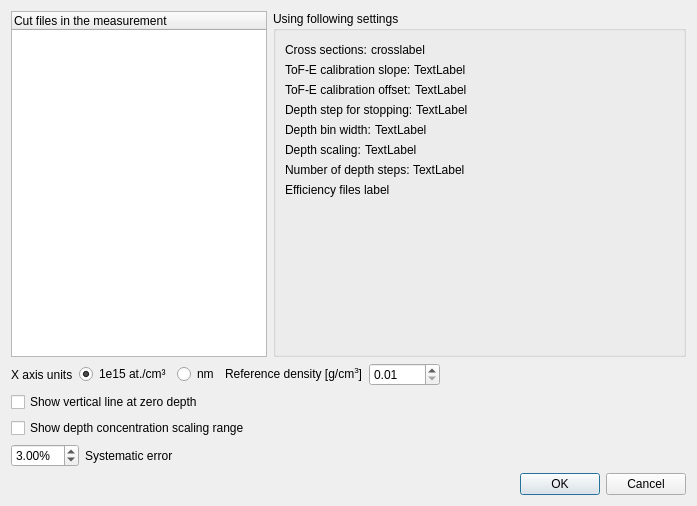
<?xml version="1.0" encoding="UTF-8"?>
<ui version="4.0">
 <class>Dialog</class>
 <widget class="QDialog" name="Dialog">
  <property name="geometry">
   <rect>
    <x>0</x>
    <y>0</y>
    <width>697</width>
    <height>506</height>
   </rect>
  </property>
  <property name="windowTitle">
   <string>Depth profile</string>
  </property>
  <layout class="QVBoxLayout" name="verticalLayout_2">
   <item>
    <layout class="QHBoxLayout" name="horizontalLayout_3">
     <item>
      <widget class="QTreeWidget" name="treeWidget">
       <property name="sizePolicy">
        <sizepolicy hsizetype="Minimum" vsizetype="Expanding">
         <horstretch>0</horstretch>
         <verstretch>0</verstretch>
        </sizepolicy>
       </property>
       <property name="minimumSize">
        <size>
         <width>220</width>
         <height>0</height>
        </size>
       </property>
       <property name="maximumSize">
        <size>
         <width>16777215</width>
         <height>16777215</height>
        </size>
       </property>
       <column>
        <property name="text">
         <string>Cut files in the measurement</string>
        </property>
       </column>
      </widget>
     </item>
     <item>
      <widget class="QGroupBox" name="groupBox">
       <property name="title">
        <string>Using following settings</string>
       </property>
       <layout class="QVBoxLayout" name="verticalLayout_3">
        <item>
         <layout class="QVBoxLayout" name="verticalLayout">
          <property name="spacing">
           <number>0</number>
          </property>
          <item>
           <layout class="QHBoxLayout" name="horizontalLayout_5">
            <item>
             <widget class="QLabel" name="label_2">
              <property name="text">
               <string>Cross sections: </string>
              </property>
             </widget>
            </item>
            <item>
             <widget class="QLabel" name="label_cross">
              <property name="toolTip">
               <string>Cross sections selected in global settings.</string>
              </property>
              <property name="text">
               <string>crosslabel</string>
              </property>
             </widget>
            </item>
            <item>
             <spacer name="horizontalSpacer_4">
              <property name="orientation">
               <enum>Qt::Horizontal</enum>
              </property>
              <property name="sizeHint" stdset="0">
               <size>
                <width>40</width>
                <height>20</height>
               </size>
              </property>
             </spacer>
            </item>
           </layout>
          </item>
          <item>
           <layout class="QHBoxLayout" name="horizontalLayout_7">
            <item>
             <widget class="QLabel" name="label_4">
              <property name="text">
               <string>ToF-E calibration slope: </string>
              </property>
             </widget>
            </item>
            <item>
             <widget class="QLabel" name="label_calibslope">
              <property name="text">
               <string>TextLabel</string>
              </property>
             </widget>
            </item>
            <item>
             <spacer name="horizontalSpacer_6">
              <property name="orientation">
               <enum>Qt::Horizontal</enum>
              </property>
              <property name="sizeHint" stdset="0">
               <size>
                <width>40</width>
                <height>20</height>
               </size>
              </property>
             </spacer>
            </item>
           </layout>
          </item>
          <item>
           <layout class="QHBoxLayout" name="horizontalLayout_8">
            <item>
             <widget class="QLabel" name="label_5">
              <property name="text">
               <string>ToF-E calibration offset: </string>
              </property>
             </widget>
            </item>
            <item>
             <widget class="QLabel" name="label_caliboffset">
              <property name="text">
               <string>TextLabel</string>
              </property>
             </widget>
            </item>
            <item>
             <spacer name="horizontalSpacer_7">
              <property name="orientation">
               <enum>Qt::Horizontal</enum>
              </property>
              <property name="sizeHint" stdset="0">
               <size>
                <width>40</width>
                <height>20</height>
               </size>
              </property>
             </spacer>
            </item>
           </layout>
          </item>
          <item>
           <layout class="QHBoxLayout" name="horizontalLayout_10">
            <item>
             <widget class="QLabel" name="label_6">
              <property name="text">
               <string>Depth step for stopping: </string>
              </property>
             </widget>
            </item>
            <item>
             <layout class="QHBoxLayout" name="horizontalLayout_4"/>
            </item>
            <item>
             <widget class="QLabel" name="label_depthstop">
              <property name="text">
               <string>TextLabel</string>
              </property>
             </widget>
            </item>
            <item>
             <spacer name="horizontalSpacer_8">
              <property name="orientation">
               <enum>Qt::Horizontal</enum>
              </property>
              <property name="sizeHint" stdset="0">
               <size>
                <width>40</width>
                <height>20</height>
               </size>
              </property>
             </spacer>
            </item>
           </layout>
          </item>
          <item>
           <layout class="QHBoxLayout" name="horizontalLayout_11">
            <item>
             <widget class="QLabel" name="label_8">
              <property name="text">
               <string>Depth bin width: </string>
              </property>
             </widget>
            </item>
            <item>
             <widget class="QLabel" name="label_depthbin">
              <property name="text">
               <string>TextLabel</string>
              </property>
             </widget>
            </item>
            <item>
             <spacer name="horizontalSpacer_9">
              <property name="orientation">
               <enum>Qt::Horizontal</enum>
              </property>
              <property name="sizeHint" stdset="0">
               <size>
                <width>40</width>
                <height>20</height>
               </size>
              </property>
             </spacer>
            </item>
           </layout>
          </item>
          <item>
           <layout class="QHBoxLayout" name="horizontalLayout_12">
            <item>
             <widget class="QLabel" name="label_7">
              <property name="text">
               <string>Depth scaling: </string>
              </property>
             </widget>
            </item>
            <item>
             <widget class="QLabel" name="label_depthscale">
              <property name="text">
               <string>TextLabel</string>
              </property>
             </widget>
            </item>
            <item>
             <spacer name="horizontalSpacer_10">
              <property name="orientation">
               <enum>Qt::Horizontal</enum>
              </property>
              <property name="sizeHint" stdset="0">
               <size>
                <width>40</width>
                <height>20</height>
               </size>
              </property>
             </spacer>
            </item>
           </layout>
          </item>
          <item>
           <layout class="QHBoxLayout" name="horizontalLayout_6">
            <item>
             <widget class="QLabel" name="label_10">
              <property name="text">
               <string>Number of depth steps: </string>
              </property>
             </widget>
            </item>
            <item>
             <widget class="QLabel" name="label_depthnumber">
              <property name="text">
               <string>TextLabel</string>
              </property>
             </widget>
            </item>
            <item>
             <spacer name="horizontalSpacer_5">
              <property name="orientation">
               <enum>Qt::Horizontal</enum>
              </property>
              <property name="sizeHint" stdset="0">
               <size>
                <width>40</width>
                <height>20</height>
               </size>
              </property>
             </spacer>
            </item>
           </layout>
          </item>
          <item>
           <layout class="QHBoxLayout" name="horizontalLayout_15">
            <item>
             <widget class="QLabel" name="label_efficiency_files">
              <property name="toolTip">
               <string>Efficiency files used to calculate Depth Profile. The folder in which efficiency files are looked for can be changed in global settings.</string>
              </property>
              <property name="text">
               <string>Efficiency files label</string>
              </property>
             </widget>
            </item>
            <item>
             <spacer name="horizontalSpacer_3">
              <property name="orientation">
               <enum>Qt::Horizontal</enum>
              </property>
              <property name="sizeHint" stdset="0">
               <size>
                <width>40</width>
                <height>20</height>
               </size>
              </property>
             </spacer>
            </item>
           </layout>
          </item>
          <item>
           <spacer name="verticalSpacer">
            <property name="orientation">
             <enum>Qt::Vertical</enum>
            </property>
            <property name="sizeHint" stdset="0">
             <size>
              <width>20</width>
              <height>40</height>
             </size>
            </property>
           </spacer>
          </item>
         </layout>
        </item>
       </layout>
      </widget>
     </item>
    </layout>
   </item>
   <item>
    <layout class="QHBoxLayout" name="horizontalAxisUnitsLayout">
     <item>
      <widget class="QLabel" name="label">
       <property name="text">
        <string>X axis units</string>
       </property>
      </widget>
     </item>
     <item>
      <widget class="QRadioButton" name="radioButtonAtPerCm2">
       <property name="text">
        <string>1e15 at./cm³</string>
       </property>
       <property name="checked">
        <bool>true</bool>
       </property>
       <attribute name="buttonGroup">
        <string notr="true">group_x_axis_units</string>
       </attribute>
      </widget>
     </item>
     <item>
      <widget class="QRadioButton" name="radioButtonNm">
       <property name="text">
        <string>nm</string>
       </property>
       <property name="checked">
        <bool>false</bool>
       </property>
       <attribute name="buttonGroup">
        <string notr="true">group_x_axis_units</string>
       </attribute>
      </widget>
     </item>
     <item>
      <widget class="QLabel" name="label_reference_density">
       <property name="text">
        <string>&lt;html&gt;&lt;head/&gt;&lt;body&gt;&lt;p&gt;Reference density [g/cm&lt;span style=&quot; vertical-align:super;&quot;&gt;3&lt;/span&gt;]&lt;/p&gt;&lt;/body&gt;&lt;/html&gt;</string>
       </property>
      </widget>
     </item>
     <item>
      <widget class="QDoubleSpinBox" name="sbox_reference_density">
       <property name="minimum">
        <double>0.010000000000000</double>
       </property>
       <property name="maximum">
        <double>9999.000000000000000</double>
       </property>
      </widget>
     </item>
     <item>
      <spacer name="horizontalSpacer">
       <property name="orientation">
        <enum>Qt::Horizontal</enum>
       </property>
       <property name="sizeHint" stdset="0">
        <size>
         <width>40</width>
         <height>20</height>
        </size>
       </property>
      </spacer>
     </item>
    </layout>
   </item>
   <item>
    <widget class="QCheckBox" name="check_0line">
     <property name="text">
      <string>Show vertical line at zero depth</string>
     </property>
    </widget>
   </item>
   <item>
    <widget class="QCheckBox" name="check_scaleline">
     <property name="text">
      <string>Show depth concentration scaling range</string>
     </property>
    </widget>
   </item>
   <item>
    <layout class="QHBoxLayout" name="horizontalLayout_9">
     <item>
      <widget class="QDoubleSpinBox" name="spin_systerr">
       <property name="suffix">
        <string>%</string>
       </property>
       <property name="singleStep">
        <double>0.100000000000000</double>
       </property>
       <property name="value">
        <double>3.000000000000000</double>
       </property>
      </widget>
     </item>
     <item>
      <widget class="QLabel" name="label_9">
       <property name="text">
        <string>Systematic error</string>
       </property>
      </widget>
     </item>
     <item>
      <spacer name="horizontalSpacer_11">
       <property name="orientation">
        <enum>Qt::Horizontal</enum>
       </property>
       <property name="sizeHint" stdset="0">
        <size>
         <width>40</width>
         <height>20</height>
        </size>
       </property>
      </spacer>
     </item>
    </layout>
   </item>
   <item>
    <layout class="QHBoxLayout" name="horizontalLayout_2">
     <item>
      <spacer name="horizontalSpacer_2">
       <property name="orientation">
        <enum>Qt::Horizontal</enum>
       </property>
       <property name="sizeHint" stdset="0">
        <size>
         <width>40</width>
         <height>20</height>
        </size>
       </property>
      </spacer>
     </item>
     <item>
      <widget class="QLabel" name="label_status">
       <property name="enabled">
        <bool>true</bool>
       </property>
       <property name="text">
        <string/>
       </property>
      </widget>
     </item>
     <item>
      <widget class="QPushButton" name="OKButton">
       <property name="text">
        <string>OK</string>
       </property>
      </widget>
     </item>
     <item>
      <widget class="QPushButton" name="cancelButton">
       <property name="text">
        <string>Cancel</string>
       </property>
      </widget>
     </item>
    </layout>
   </item>
  </layout>
 </widget>
 <resources/>
 <connections/>
 <buttongroups>
  <buttongroup name="group_x_axis_units"/>
 </buttongroups>
</ui>
